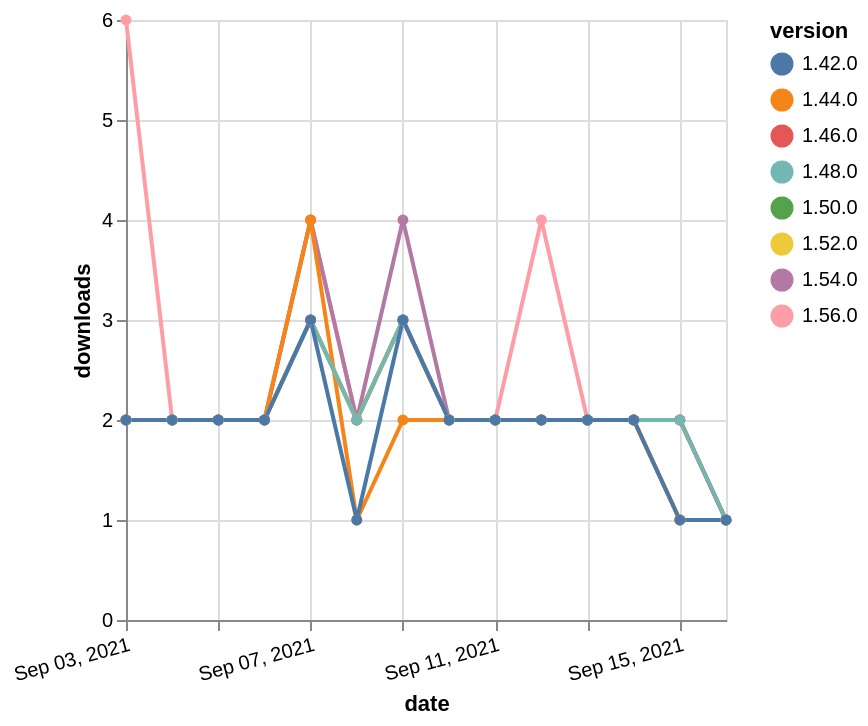

The specification (Vega-Lite) saved for this image:
### Vega-Lite specification from a JSON file in a GitHub repository (floating-point values rounded to 4 significant figures)
{"$schema": "https://vega.github.io/schema/vega-lite/v5.json", "description": "A simple bar chart with embedded data.", "data": {"values": [{"date": "2021-09-03", "total": 256, "delta": 6, "version": "1.56.0"}, {"date": "2021-09-04", "total": 258, "delta": 2, "version": "1.56.0"}, {"date": "2021-09-05", "total": 260, "delta": 2, "version": "1.56.0"}, {"date": "2021-09-06", "total": 262, "delta": 2, "version": "1.56.0"}, {"date": "2021-09-07", "total": 266, "delta": 4, "version": "1.56.0"}, {"date": "2021-09-08", "total": 268, "delta": 2, "version": "1.56.0"}, {"date": "2021-09-09", "total": 271, "delta": 3, "version": "1.56.0"}, {"date": "2021-09-10", "total": 273, "delta": 2, "version": "1.56.0"}, {"date": "2021-09-11", "total": 275, "delta": 2, "version": "1.56.0"}, {"date": "2021-09-12", "total": 279, "delta": 4, "version": "1.56.0"}, {"date": "2021-09-13", "total": 281, "delta": 2, "version": "1.56.0"}, {"date": "2021-09-14", "total": 283, "delta": 2, "version": "1.56.0"}, {"date": "2021-09-15", "total": 285, "delta": 2, "version": "1.56.0"}, {"date": "2021-09-16", "total": 286, "delta": 1, "version": "1.56.0"}, {"date": "2021-09-03", "total": 702, "delta": 2, "version": "1.54.0"}, {"date": "2021-09-04", "total": 704, "delta": 2, "version": "1.54.0"}, {"date": "2021-09-05", "total": 706, "delta": 2, "version": "1.54.0"}, {"date": "2021-09-06", "total": 708, "delta": 2, "version": "1.54.0"}, {"date": "2021-09-07", "total": 712, "delta": 4, "version": "1.54.0"}, {"date": "2021-09-08", "total": 714, "delta": 2, "version": "1.54.0"}, {"date": "2021-09-09", "total": 718, "delta": 4, "version": "1.54.0"}, {"date": "2021-09-10", "total": 720, "delta": 2, "version": "1.54.0"}, {"date": "2021-09-11", "total": 722, "delta": 2, "version": "1.54.0"}, {"date": "2021-09-12", "total": 724, "delta": 2, "version": "1.54.0"}, {"date": "2021-09-13", "total": 726, "delta": 2, "version": "1.54.0"}, {"date": "2021-09-14", "total": 728, "delta": 2, "version": "1.54.0"}, {"date": "2021-09-15", "total": 729, "delta": 1, "version": "1.54.0"}, {"date": "2021-09-16", "total": 730, "delta": 1, "version": "1.54.0"}, {"date": "2021-09-03", "total": 1457, "delta": 2, "version": "1.50.0"}, {"date": "2021-09-04", "total": 1459, "delta": 2, "version": "1.50.0"}, {"date": "2021-09-05", "total": 1461, "delta": 2, "version": "1.50.0"}, {"date": "2021-09-06", "total": 1463, "delta": 2, "version": "1.50.0"}, {"date": "2021-09-07", "total": 1466, "delta": 3, "version": "1.50.0"}, {"date": "2021-09-08", "total": 1468, "delta": 2, "version": "1.50.0"}, {"date": "2021-09-09", "total": 1471, "delta": 3, "version": "1.50.0"}, {"date": "2021-09-10", "total": 1473, "delta": 2, "version": "1.50.0"}, {"date": "2021-09-11", "total": 1475, "delta": 2, "version": "1.50.0"}, {"date": "2021-09-12", "total": 1477, "delta": 2, "version": "1.50.0"}, {"date": "2021-09-13", "total": 1479, "delta": 2, "version": "1.50.0"}, {"date": "2021-09-14", "total": 1481, "delta": 2, "version": "1.50.0"}, {"date": "2021-09-15", "total": 1483, "delta": 2, "version": "1.50.0"}, {"date": "2021-09-16", "total": 1484, "delta": 1, "version": "1.50.0"}, {"date": "2021-09-03", "total": 2388, "delta": 2, "version": "1.44.0"}, {"date": "2021-09-04", "total": 2390, "delta": 2, "version": "1.44.0"}, {"date": "2021-09-05", "total": 2392, "delta": 2, "version": "1.44.0"}, {"date": "2021-09-06", "total": 2394, "delta": 2, "version": "1.44.0"}, {"date": "2021-09-07", "total": 2398, "delta": 4, "version": "1.44.0"}, {"date": "2021-09-08", "total": 2399, "delta": 1, "version": "1.44.0"}, {"date": "2021-09-09", "total": 2401, "delta": 2, "version": "1.44.0"}, {"date": "2021-09-10", "total": 2403, "delta": 2, "version": "1.44.0"}, {"date": "2021-09-11", "total": 2405, "delta": 2, "version": "1.44.0"}, {"date": "2021-09-12", "total": 2407, "delta": 2, "version": "1.44.0"}, {"date": "2021-09-13", "total": 2409, "delta": 2, "version": "1.44.0"}, {"date": "2021-09-14", "total": 2411, "delta": 2, "version": "1.44.0"}, {"date": "2021-09-15", "total": 2412, "delta": 1, "version": "1.44.0"}, {"date": "2021-09-16", "total": 2413, "delta": 1, "version": "1.44.0"}, {"date": "2021-09-03", "total": 2062, "delta": 2, "version": "1.46.0"}, {"date": "2021-09-04", "total": 2064, "delta": 2, "version": "1.46.0"}, {"date": "2021-09-05", "total": 2066, "delta": 2, "version": "1.46.0"}, {"date": "2021-09-06", "total": 2068, "delta": 2, "version": "1.46.0"}, {"date": "2021-09-07", "total": 2071, "delta": 3, "version": "1.46.0"}, {"date": "2021-09-08", "total": 2073, "delta": 2, "version": "1.46.0"}, {"date": "2021-09-09", "total": 2076, "delta": 3, "version": "1.46.0"}, {"date": "2021-09-10", "total": 2078, "delta": 2, "version": "1.46.0"}, {"date": "2021-09-11", "total": 2080, "delta": 2, "version": "1.46.0"}, {"date": "2021-09-12", "total": 2082, "delta": 2, "version": "1.46.0"}, {"date": "2021-09-13", "total": 2084, "delta": 2, "version": "1.46.0"}, {"date": "2021-09-14", "total": 2086, "delta": 2, "version": "1.46.0"}, {"date": "2021-09-15", "total": 2088, "delta": 2, "version": "1.46.0"}, {"date": "2021-09-16", "total": 2089, "delta": 1, "version": "1.46.0"}, {"date": "2021-09-03", "total": 1002, "delta": 2, "version": "1.52.0"}, {"date": "2021-09-04", "total": 1004, "delta": 2, "version": "1.52.0"}, {"date": "2021-09-05", "total": 1006, "delta": 2, "version": "1.52.0"}, {"date": "2021-09-06", "total": 1008, "delta": 2, "version": "1.52.0"}, {"date": "2021-09-07", "total": 1011, "delta": 3, "version": "1.52.0"}, {"date": "2021-09-08", "total": 1013, "delta": 2, "version": "1.52.0"}, {"date": "2021-09-09", "total": 1016, "delta": 3, "version": "1.52.0"}, {"date": "2021-09-10", "total": 1018, "delta": 2, "version": "1.52.0"}, {"date": "2021-09-11", "total": 1020, "delta": 2, "version": "1.52.0"}, {"date": "2021-09-12", "total": 1022, "delta": 2, "version": "1.52.0"}, {"date": "2021-09-13", "total": 1024, "delta": 2, "version": "1.52.0"}, {"date": "2021-09-14", "total": 1026, "delta": 2, "version": "1.52.0"}, {"date": "2021-09-15", "total": 1027, "delta": 1, "version": "1.52.0"}, {"date": "2021-09-16", "total": 1028, "delta": 1, "version": "1.52.0"}, {"date": "2021-09-03", "total": 1655, "delta": 2, "version": "1.48.0"}, {"date": "2021-09-04", "total": 1657, "delta": 2, "version": "1.48.0"}, {"date": "2021-09-05", "total": 1659, "delta": 2, "version": "1.48.0"}, {"date": "2021-09-06", "total": 1661, "delta": 2, "version": "1.48.0"}, {"date": "2021-09-07", "total": 1664, "delta": 3, "version": "1.48.0"}, {"date": "2021-09-08", "total": 1666, "delta": 2, "version": "1.48.0"}, {"date": "2021-09-09", "total": 1669, "delta": 3, "version": "1.48.0"}, {"date": "2021-09-10", "total": 1671, "delta": 2, "version": "1.48.0"}, {"date": "2021-09-11", "total": 1673, "delta": 2, "version": "1.48.0"}, {"date": "2021-09-12", "total": 1675, "delta": 2, "version": "1.48.0"}, {"date": "2021-09-13", "total": 1677, "delta": 2, "version": "1.48.0"}, {"date": "2021-09-14", "total": 1679, "delta": 2, "version": "1.48.0"}, {"date": "2021-09-15", "total": 1681, "delta": 2, "version": "1.48.0"}, {"date": "2021-09-16", "total": 1682, "delta": 1, "version": "1.48.0"}, {"date": "2021-09-03", "total": 2300, "delta": 2, "version": "1.42.0"}, {"date": "2021-09-04", "total": 2302, "delta": 2, "version": "1.42.0"}, {"date": "2021-09-05", "total": 2304, "delta": 2, "version": "1.42.0"}, {"date": "2021-09-06", "total": 2306, "delta": 2, "version": "1.42.0"}, {"date": "2021-09-07", "total": 2309, "delta": 3, "version": "1.42.0"}, {"date": "2021-09-08", "total": 2310, "delta": 1, "version": "1.42.0"}, {"date": "2021-09-09", "total": 2313, "delta": 3, "version": "1.42.0"}, {"date": "2021-09-10", "total": 2315, "delta": 2, "version": "1.42.0"}, {"date": "2021-09-11", "total": 2317, "delta": 2, "version": "1.42.0"}, {"date": "2021-09-12", "total": 2319, "delta": 2, "version": "1.42.0"}, {"date": "2021-09-13", "total": 2321, "delta": 2, "version": "1.42.0"}, {"date": "2021-09-14", "total": 2323, "delta": 2, "version": "1.42.0"}, {"date": "2021-09-15", "total": 2324, "delta": 1, "version": "1.42.0"}, {"date": "2021-09-16", "total": 2325, "delta": 1, "version": "1.42.0"}]}, "width": "container", "mark": {"type": "line", "point": {"filled": true}}, "encoding": {"x": {"field": "date", "type": "temporal", "timeUnit": "yearmonthdate", "title": "date", "axis": {"labelAngle": -15}}, "y": {"field": "delta", "type": "quantitative", "title": "downloads"}, "color": {"field": "version", "type": "nominal"}, "tooltip": {"field": "delta"}}}
